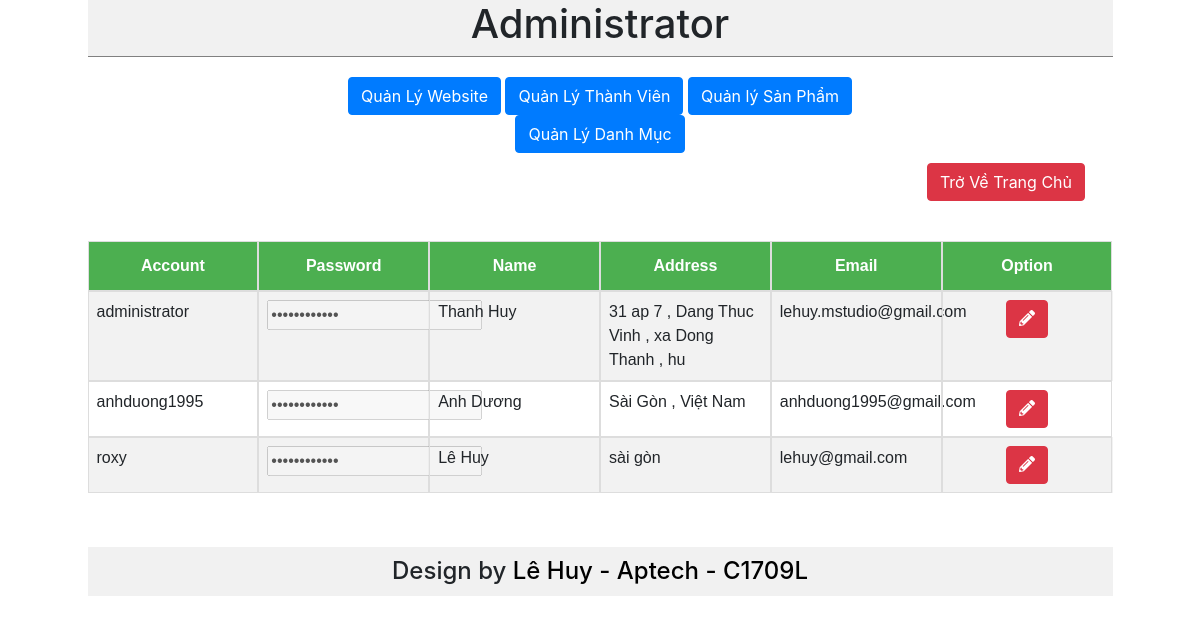
The page /AdminManager.php?c=1 (signed in) on the database its author committed.
### tables this page shows
CREATE TABLE `user` (
  `id` int(11) NOT NULL,
  `user` varchar(45) NOT NULL,
  `pwd` varchar(40) NOT NULL,
  `name` varchar(45) NOT NULL,
  `email` varchar(45) NOT NULL,
  `address` varchar(45) NOT NULL,
  `level` varchar(45) DEFAULT 'member'
);

### modules/mShowuser.php (the view, shortened to what this page needs)
<?php
$sconn = new \exam\connect();
$dbSconn = $sconn->getConnection();
$sqlshow = "Select * from user ";
$kq = $dbSconn->query($sqlshow);
?>
<table style="margin: 30px 0px" id="customers">
        <tr class="row">
            <th class="col-md-2" align="center">Account</th>
            <th class="col-md-2" align="center">Password</th>
            <th class="col-md-2" align="center">Name</th>
            <th class="col-md-2" align="center">Address</th>
            <th class="col-md-2 " align="center">Email</th>
            <th class="col-md-2 " align="center">Option</th>
        </tr>
<?php
if ($kq->num_rows > 0) {
    while ($row = $kq->fetch_assoc()) {
                echo ' <tr class="row ">';
        echo '<td class="col-md-2">' . $row["user"] . '</td>';
        echo '<td class="col-md-2"><input type="password" disabled="disabled" value="<?php .$row["pwd"]. ?></td>';
        echo '<td class="col-md-2">' . $row["name"] . '</td>';
        echo '<td class="col-md-2">' . $row["address"] . '</td>';
        echo '<td class="col-md-2">' . $row["email"] . '</td>';
        echo '<td class="col-md-2" align="center">' .
            '<a href="AdminManager.php?c=8&u='.$row["user"].'"  class="btn btn-danger"><i class="fa fa-pencil-alt" style="color:white;"></i></a>';
        echo '</td>';
        echo '</tr>';
    }
} else {
    echo "0 results";
}
?>
</table>

### css/admin.css (style rules this page uses)
#customers { font-family: "Trebuchet MS", Arial, Helvetica, sans-serif; border-collapse: collapse; width: 100%; }
#customers td, #customers th { border: 1px solid #ddd; padding: 8px; }
#customers tr:nth-child(even) { background-color: #f2f2f2; }
#customers th { padding-top: 12px; padding-bottom: 12px; text-align: center; background-color: #4CAF50; color: white; }

### rows shown on the page
user: user "administrator", name "Thanh Huy", address "31 ap 7 , Dang Thuc Vinh , xa Dong Thanh , hu", email "lehuy.mstudio@gmail.com"
user: user "anhduong1995", name "Anh Dương", address "Sài Gòn , Việt Nam", email "anhduong1995@gmail.com"
user: user "roxy", name "Lê Huy", address "sài gòn", email "lehuy@gmail.com"
